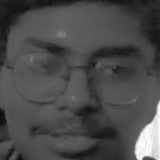
#> input picture backend/storage/faces/images/madhan/001.jpg, 160 x 160 px; its folder holds only this picture in this run
$ python -i face_recognition_module.py   (imports and definitions only)
#> lines starting #> are read from the running program, lines starting #| are printed output that depends on the picture
### backend/config.py
"""
Project LUNA — Configuration Settings
══════════════════════════════════════
Centralized configuration for every module in the backend.
Uses pathlib for cross-platform path handling.
Requires Python 3.11.9+
"""

from __future__ import annotations

import os
import sys
import logging
from pathlib import Path

# ──────────────────────────────────────────────
# Python Version Gate
# ──────────────────────────────────────────────
REQUIRED_PYTHON: tuple[int, int, int] = (3, 11, 9)

if sys.version_info < REQUIRED_PYTHON:
    import warnings
    warnings.warn(
        f"Project LUNA recommends Python {'.'.join(map(str, REQUIRED_PYTHON))}+ "
        f"but found {sys.version}. Some features may not work optimally.",
        RuntimeWarning,
        stacklevel=2,
    )

# ──────────────────────────────────────────────
# Directory Layout
# ──────────────────────────────────────────────
BASE_DIR: Path = Path(__file__).resolve().parent
STORAGE_DIR: Path = BASE_DIR / "storage"

# ── Per-Module Storage ──
# Faces
FACES_DIR: Path = STORAGE_DIR / "faces"
FACE_IMAGES_DIR: Path = FACES_DIR / "images"        # {name}/*.jpg crops
LBPH_MODEL_FILE: Path = FACES_DIR / "lbph_model.yml"
FACE_LABELS_FILE: Path = FACES_DIR / "labels.json"  # {id: name} mapping
LEARNED_FACES_FILE: Path = FACES_DIR / "learned_faces.json"

# Objects
OBJECTS_DIR: Path = STORAGE_DIR / "objects"
LEARNED_OBJECTS_FILE: Path = OBJECTS_DIR / "learned.json"

# Emotions
EMOTIONS_DIR: Path = STORAGE_DIR / "emotions"
EMOTION_HISTORY_FILE: Path = EMOTIONS_DIR / "history.json"

# Signs
SIGNS_DIR: Path = STORAGE_DIR / "signs"
SIGN_HISTORY_FILE: Path = SIGNS_DIR / "history.json"

# Ensure all storage directories exist at import time
for _dir in (FACE_IMAGES_DIR, OBJECTS_DIR, EMOTIONS_DIR, SIGNS_DIR):
    _dir.mkdir(parents=True, exist_ok=True)

# ──────────────────────────────────────────────
# Logging
# ──────────────────────────────────────────────
LOG_LEVEL: int = logging.INFO
LOG_FORMAT: str = "%(asctime)s [%(name)s] %(levelname)s: %(message)s"
LOG_DATE_FORMAT: str = "%H:%M:%S"

# ──────────────────────────────────────────────
# Flask
# ──────────────────────────────────────────────
FLASK_HOST: str = os.getenv("LUNA_HOST", "0.0.0.0")
FLASK_PORT: int = int(os.getenv("LUNA_PORT", "5000"))
DEBUG: bool = os.getenv("LUNA_DEBUG", "true").lower() in ("1", "true", "yes")

CORS_ORIGINS = [
    "http://localhost:5173",
    "http://127.0.0.1:5173",
    "http://localhost:3000",
    "https://project-luna-opal.vercel.app",
]

# ──────────────────────────────────────────────
# Detection Confidence Thresholds
# ──────────────────────────────────────────────
YOLO_CONFIDENCE: float = 0.35        # Lowered from 0.45 for better detection
FACE_TOLERANCE: float = 0.6          # Lower = stricter matching
LBPH_CONFIDENCE_THRESHOLD: float = 80.0  # LBPH: lower = better match
EMOTION_CONFIDENCE: float = 0.4      # Lowered from 0.5

# ──────────────────────────────────────────────
# Model Paths
# ──────────────────────────────────────────────
YOLO_MODEL: str = "yolov8n.pt"       # Auto-downloads on first run

# ──────────────────────────────────────────────
# Rate Limiting / Throttle
# ──────────────────────────────────────────────
MIN_FRAME_INTERVAL_MS: int = 500     # Ignore frames faster than this
PENDING_TTL_SECONDS: int = 300       # Stale pending items expire after 5 min

# ──────────────────────────────────────────────
# Conversation Context
# ──────────────────────────────────────────────
MAX_CONTEXT_HISTORY: int = 20        # Messages kept in context window
CONTEXT_TTL_SECONDS: int = 600       # Context expires after 10 min idle
DEDUP_WINDOW_SECONDS: int = 5        # Suppress duplicate messages within window

# ──────────────────────────────────────────────
# Sign Language
# ──────────────────────────────────────────────
SUPPORTED_SIGNS: list[str] = [
    "hello", "yes", "no", "thank_you", "help", "i_love_you",
]

# ──────────────────────────────────────────────
# Supported Languages
# ──────────────────────────────────────────────
LANGUAGES: dict[str, str] = {
    "en": "English",
    "ta": "Tamil",
    "hi": "Hindi",
}

### backend/models/face_recognition_module.py
"""
Project LUNA — Face Recognition Module (LBPH-based)
════════════════════════════════════════════════════
Detects faces via OpenCV Haar Cascade and recognizes them using
OpenCV's LBPH (Local Binary Pattern Histograms) face recognizer.

NO external dependencies beyond opencv-contrib-python.

Features:
  • LBPH-based face recognition — no dlib required
  • Face crops saved to storage/faces/images/{name}/ for persistence
  • Automatic LBPH model retraining when new faces are learned
  • Haar-cascade detection with minimum face-size filtering
  • Thread-safe known-faces access
  • Stale-pending cleanup with configurable TTL
"""

from __future__ import annotations

import base64
import json
import logging
import os
import threading
import uuid
from datetime import datetime, timedelta
from pathlib import Path
from typing import Any

import cv2
import numpy as np

from config import (
    FACES_DIR,
    FACE_IMAGES_DIR,
    LBPH_MODEL_FILE,
    FACE_LABELS_FILE,
    LEARNED_FACES_FILE,
    LBPH_CONFIDENCE_THRESHOLD,
    PENDING_TTL_SECONDS,
)

logger = logging.getLogger("luna.face_recognition")

# Minimum face size in pixels (width & height) to consider valid
_MIN_FACE_PX: int = 60
# Size to normalize face crops for LBPH training
_FACE_SIZE: tuple[int, int] = (160, 160)


class FaceRecognizer:
    """Face detection + LBPH-based recognition with learning support."""

    def __init__(self) -> None:
        self.face_cascade: cv2.CascadeClassifier | None = None
        self._recognizer: Any = None
        self._label_to_name: dict[int, str] = {}   # LBPH label ID → name
        self._name_to_label: dict[str, int] = {}   # name → LBPH label ID
        self._next_label: int = 0
        self.face_rec_available: bool = False

        # Pending unknowns: face_id → {crop_gray, crop_b64, timestamp}
        self._pending_unknowns: dict[str, dict] = {}
        self._lock = threading.Lock()

        # Cooldown: don't flag the same region as unknown too frequently
        self._last_unknown_time: float = 0.0
        self._UNKNOWN_COOLDOWN: float = 5.0  # seconds between unknown flags

        self._load_cascade()
        self._init_recognizer()

    # ════════════════════════════════════════════
    # Initialisation
    # ════════════════════════════════════════════

    def _load_cascade(self) -> None:
        """Load the OpenCV Haar Cascade for frontal face detection."""
        try:
            cascade_path = cv2.data.haarcascades + "haarcascade_frontalface_default.xml"
            self.face_cascade = cv2.CascadeClassifier(cascade_path)
            if self.face_cascade.empty():
                raise ValueError("Cascade classifier loaded but is empty")
            logger.info("✅ OpenCV face cascade loaded")
        except Exception as exc:
            logger.error("❌ Failed to load face cascade: %s", exc)
            self.face_cascade = None

    def _init_recognizer(self) -> None:
        """Initialize LBPH recognizer and load existing model if available."""
        try:
            self._recognizer = cv2.face.LBPHFaceRecognizer_create(
                radius=1,
                neighbors=8,
                grid_x=8,
                grid_y=8,
                threshold=LBPH_CONFIDENCE_THRESHOLD,
            )
            # Load existing labels mapping
            self._load_labels()
            # Load existing trained model
            if LBPH_MODEL_FILE.exists() and len(self._label_to_name) > 0:
                self._recognizer.read(str(LBPH_MODEL_FILE))
                self.face_rec_available = True
                logger.info(
                    "✅ LBPH model loaded with %d known face(s): %s",
                    len(self._label_to_name),
                    list(self._label_to_name.values()),
                )
            else:
                # Try training from any stored images
                self._retrain_from_disk()
                logger.info("✅ LBPH recognizer initialized (no pre-trained model)")
        except Exception as exc:
            logger.error("❌ Failed to init LBPH recognizer: %s", exc)
            self._recognizer = None

    def _load_labels(self) -> None:
        """Load the label-to-name mapping from JSON."""
        if not FACE_LABELS_FILE.exists():
            return
        try:
            with FACE_LABELS_FILE.open("r", encoding="utf-8") as fh:
                data = json.load(fh)
            # JSON keys are strings, convert to int
            self._label_to_name = {int(k): v for k, v in data.items()}
            self._name_to_label = {v: int(k) for k, v in data.items()}
            if self._label_to_name:
                self._next_label = max(self._label_to_name.keys()) + 1
            logger.info("📋 Loaded %d face label(s)", len(self._label_to_name))
        except Exception as exc:
            logger.warning("Failed to load face labels: %s", exc)

    def _save_labels(self) -> None:
        """Persist label-to-name mapping to JSON."""
        try:
            FACE_LABELS_FILE.parent.mkdir(parents=True, exist_ok=True)
            with FACE_LABELS_FILE.open("w", encoding="utf-8") as fh:
                json.dump(
                    {str(k): v for k, v in self._label_to_name.items()},
                    fh, indent=2,
                )
        except Exception as exc:
            logger.error("Failed to save face labels: %s", exc)

    # ════════════════════════════════════════════
    # Public Detection API
    # ════════════════════════════════════════════

    def detect(self, frame: np.ndarray | None) -> dict[str, list]:
        """
        Detect and recognize faces in *frame*.

        Returns:
            {
              "faces": [{name, location, is_unknown, face_id}, ...],
              "unknown_faces": [{face_id, crop_base64}, ...]
            }
        """
        if frame is None or frame.size == 0:
            return {"faces": [], "unknown_faces": []}
        if self.face_cascade is None:
            return {"faces": [], "unknown_faces": []}

        # Clean up stale pending unknowns
        self._cleanup_stale_pending()

        gray = cv2.cvtColor(frame, cv2.COLOR_BGR2GRAY)
        # Histogram equalization for better detection in varying light
        gray = cv2.equalizeHist(gray)

        detected = self.face_cascade.detectMultiScale(
            gray,
            scaleFactor=1.1,
            minNeighbors=5,
            minSize=(_MIN_FACE_PX, _MIN_FACE_PX),
        )

        faces: list[dict] = []
        unknown_faces: list[dict] = []
        now = datetime.now().timestamp()

        for (x, y, w, h) in detected:
            location = [int(x), int(y), int(x + w), int(y + h)]

            # Extract and normalize face crop for recognition
            face_crop = gray[y:y+h, x:x+w]
            if face_crop.size == 0:
                continue
            face_resized = cv2.resize(face_crop, _FACE_SIZE)

            # Try to recognize
            name = None
            confidence = 0.0
            if self.face_rec_available and self._recognizer is not None:
                try:
                    label, conf = self._recognizer.predict(face_resized)
                    # LBPH confidence: lower = better match
                    # conf < threshold means recognized
                    if conf < LBPH_CONFIDENCE_THRESHOLD and label in self._label_to_name:
                        name = self._label_to_name[label]
                        confidence = max(0, 1.0 - conf / LBPH_CONFIDENCE_THRESHOLD)
                except Exception as exc:
                    logger.debug("LBPH predict failed: %s", exc)

            if name is not None:
                faces.append({
                    "name": name,
                    "location": location,
                    "is_unknown": False,
                    "face_id": None,
                    "confidence": round(confidence, 2),
                })
            else:
                # Unknown face — flag for learning (with cooldown)
                if (now - self._last_unknown_time) >= self._UNKNOWN_COOLDOWN:
                    face_id = f"face_{uuid.uuid4().hex[:8]}"
                    crop_b64 = self._crop_face_b64(frame, y, x + w, y + h, x)

                    with self._lock:
                        self._pending_unknowns[face_id] = {
                            "crop_gray": face_resized,
                            "crop_b64": crop_b64,
                            "timestamp": datetime.now(),
                        }

                    self._last_unknown_time = now

                    faces.append({
                        "name": "Unknown",
                        "location": location,
                        "is_unknown": True,
                        "face_id": face_id,
                    })
                    unknown_faces.append({
                        "face_id": face_id,
                        "crop_base64": crop_b64,
                    })
                else:
                    # Still report detection but don't re-flag
                    faces.append({
                        "name": "Unknown",
                        "location": location,
                        "is_unknown": False,
                        "face_id": None,
                    })

        return {"faces": faces, "unknown_faces": unknown_faces}

    # ════════════════════════════════════════════
    # Learning API
    # ════════════════════════════════════════════

    # [55 lines left out: functions add_known_face, learn_face_from_pending, not called in this run]

    def _retrain_from_disk(self) -> None:
        """Retrain LBPH model using all face images stored on disk."""
        if self._recognizer is None:
            return

        images: list[np.ndarray] = []
        labels: list[int] = []

        if not FACE_IMAGES_DIR.exists():
            return

        for person_dir in FACE_IMAGES_DIR.iterdir():
            if not person_dir.is_dir():
                continue

            person_name = person_dir.name
            # Find or create label for this person
            if person_name not in self._name_to_label:
                label_id = self._next_label
                self._next_label += 1
                self._name_to_label[person_name] = label_id
                self._label_to_name[label_id] = person_name

            label_id = self._name_to_label[person_name]

            for img_file in person_dir.glob("*.jpg"):
                img = cv2.imread(str(img_file), cv2.IMREAD_GRAYSCALE)
                if img is None:
                    continue
                img = cv2.resize(img, _FACE_SIZE)
                images.append(img)
                labels.append(label_id)

        if len(images) == 0:
            logger.info("No face images found for training")
            return

        logger.info(
            "🧠 Training LBPH on %d image(s) across %d person(s)...",
            len(images), len(set(labels)),
        )

        try:
            self._recognizer = cv2.face.LBPHFaceRecognizer_create(
                radius=1, neighbors=8, grid_x=8, grid_y=8,
                threshold=LBPH_CONFIDENCE_THRESHOLD,
            )
            self._recognizer.train(images, np.array(labels, dtype=np.int32))
            self._recognizer.write(str(LBPH_MODEL_FILE))
            self._save_labels()
            self.face_rec_available = True
            logger.info("✅ LBPH model trained and saved")
        except Exception as exc:
            logger.error("❌ LBPH training failed: %s", exc)

    # ════════════════════════════════════════════
    # Pending Management
    # ════════════════════════════════════════════

    # [6 lines left out: function get_pending_encoding, not called in this run]

    def get_pending_count(self) -> int:
        """Number of pending unknown faces awaiting labels."""
        return len(self._pending_unknowns)

    def get_known_face_names(self) -> list[str]:
        """All learned face names."""
        return list(self._name_to_label.keys())

    def _cleanup_stale_pending(self) -> None:
        """Remove pending unknowns older than PENDING_TTL_SECONDS."""
        cutoff = datetime.now() - timedelta(seconds=PENDING_TTL_SECONDS)
        stale: list[str] = []

        with self._lock:
            for fid, data in self._pending_unknowns.items():
                ts = data.get("timestamp")
                if ts and ts < cutoff:
                    stale.append(fid)
            for fid in stale:
                self._pending_unknowns.pop(fid, None)

        if stale:
            logger.debug("🧹 Cleaned %d stale pending face(s)", len(stale))

    # ════════════════════════════════════════════
    # Utilities
    # ════════════════════════════════════════════

    # [19 lines left out: function _crop_face_b64, not called in this run]

>>> import cv2
>>> picture = cv2.imread('../storage/faces/images/madhan/001.jpg')
#> picture is the input picture: shape (160, 160, 3); min 10, max 255, mean 75.6
>>> result = FaceRecognizer().detect(picture)
#> in detect, `gray = cv2.equalizeHist(gray)`:
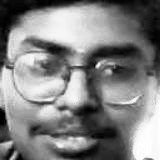
#> gray: shape (160, 160); min 0, max 255, mean 129.7
#> in detect, `detected = self.face_cascade.detectMultiScale( gray, scaleFactor=1.1, ..`: detected = [[9, 10, 143, 143]]
#> the loop in detect, `for (x, y, w, h) in detected:` made 1 pass
#> (x, y, w, h, location, confidence, label, conf) on pass 1: (9, 10, 143, 143, [9, 10, 152, 153], 0.305, 0, 55.61)
#> pass 1, in detect, `face_crop = gray[y:y+h, x:x+w]`:
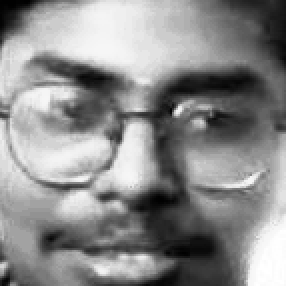
#> face_crop: shape (143, 143) (shown 2 times larger); min 1, max 255, mean 139.4
#> after the loop in detect, `for (x, y, w, h) in detected:`: faces = 1 item; self._last_unknown_time = 0; self._pending_unknowns = 0 items; unknown_faces = []
#> result = 2 items
